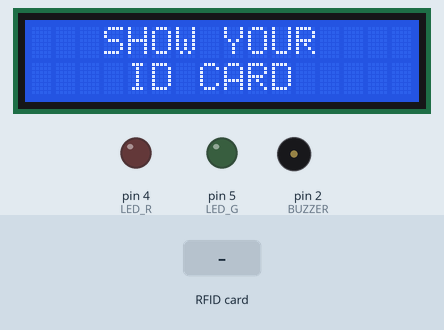
Recording of a sketch running on a simulated Arduino Uno, built with avr-gcc and run on an emulated ATmega328P. Shown: 16×2 character LCD, output pins drawn as LEDs (lit = HIGH), buzzer (waves = sounding). Inputs (shaded band) come from the test bench. Pins used as bus, display or sensor lines are not drawn; what the sketch prints to the serial monitor is not drawn.

Above: at 1.3 s.
1.4 s: RFID card 5E 7A 19 C4 held to the reader
At 1.7 s:
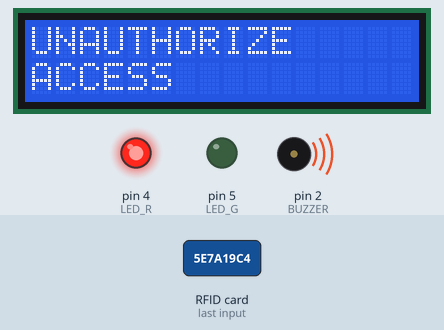
4.4 s: RFID card 53 4F 26 1C held to the reader
At 5.9 s:
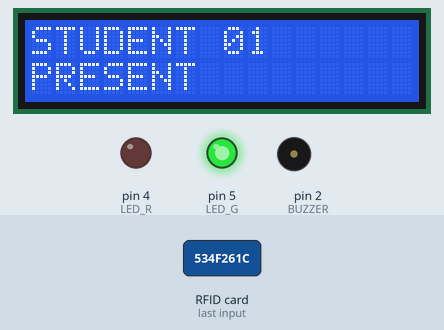
6.2 s: RFID card 81 93 40 43 held to the reader
At 8.9 s:
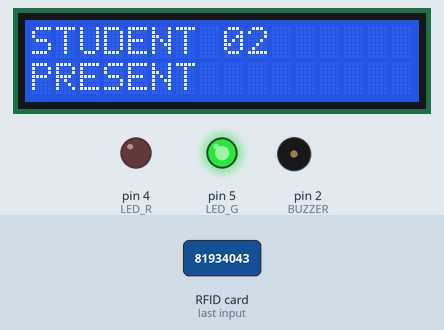
9.2 s: RFID card 91 69 3E 43 held to the reader
At 11.7 s:
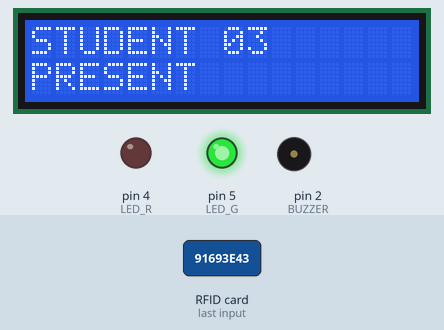
Timing chart, 0 to 15.9 s (numbered marks = the images above; inputs shaded):
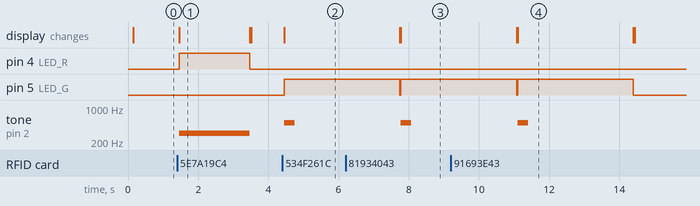

Measured:
- after the input at 1.4 s, pin 4 (LED_R): LOW → HIGH after 0.07 s, → LOW 2.0 s later; tone on pin 2 (BUZZER): silent → 300 Hz after 0.07 s, → silent 2.0 s later; the display: changes after 0.07 s (image 1)
- after the input at 4.4 s, pin 5 (LED_G): LOW → HIGH after 0.05 s; tone on pin 2 (BUZZER): silent → 500 Hz after 0.05 s, → silent 0.30 s later; the display: changes after 0.05 s (image 2)
- after the input at 6.2 s, tone on pin 2 (BUZZER): silent → 500 Hz after 1.6 s, → silent 0.30 s later
- after the input at 9.2 s, tone on pin 2 (BUZZER): silent → 500 Hz after 1.9 s, → silent 0.30 s later
- what the display in image 1 shows lasts 2.0 s, from 1.5 s to 3.5 s

The sketch:

ldr.ino
```cpp
// Techatronic.com
#include <SPI.h>
#include <MFRC522.h>
#include <Wire.h>
#include <LiquidCrystal_I2C.h>
// Set the LCD address to 0x27 for a 16 chars and 2 line display
LiquidCrystal_I2C lcd(0x27, 16, 2);
#define SS_PIN 10
#define RST_PIN 9
#define LED_G 5 //define green LED pin
#define LED_R 4 //define red LED pin
#define BUZZER 2 //buzzer pin
MFRC522 mfrc522(SS_PIN, RST_PIN);  // Create MFRC522 instance.
void setup()
{
Serial.begin(9600);  // Initiate a serial communication
SPI.begin();   // Initiate SPI bus
mfrc522.PCD_Init();  // Initiate MFRC522
lcd.begin();
lcd.backlight(); // Turn on the blacklight and print a message.
pinMode(LED_G, OUTPUT);
pinMode(LED_R, OUTPUT);
pinMode(BUZZER, OUTPUT);
noTone(BUZZER);
}
void loop()
{
// Look for new cards
if ( ! mfrc522.PICC_IsNewCardPresent())
{
lcd.setCursor(3,0);
lcd.print("SHOW YOUR");
lcd.setCursor(4,1);
lcd.print("ID CARD");
return;
}
else{
lcd.clear();
}
// Select one of the cards
if ( ! mfrc522.PICC_ReadCardSerial())
{
return;
}
//Show UID on serial monitor
Serial.print("UID tag :");
String content= "";
byte letter;
for (byte i = 0; i < mfrc522.uid.size; i++)
{
Serial.print(mfrc522.uid.uidByte[i] < 0x10 ? " 0" : " ");
Serial.print(mfrc522.uid.uidByte[i], HEX);
content.concat(String(mfrc522.uid.uidByte[i] < 0x10 ? " 0" : " "));
content.concat(String(mfrc522.uid.uidByte[i], HEX));
}
Serial.println();
content.toUpperCase();
if (content.substring(1) == "53 4F 26 1C") //change here the UID of the card/cards that you want to give access
{
lcd.print("STUDENT 01");
lcd.setCursor(0,1);
lcd.print("PRESENT");
digitalWrite(LED_G, HIGH);
tone(BUZZER, 500);
delay(300);
noTone(BUZZER);
delay(3000);
digitalWrite(LED_G, LOW);
lcd.clear();
}
else if (content.substring(1) == "81 93 40 43") //change here the UID of the card/cards that you want to give access
{
lcd.print("STUDENT 02");
lcd.setCursor(0,1);
lcd.print("PRESENT");
digitalWrite(LED_G, HIGH);
tone(BUZZER, 500);
delay(300);
noTone(BUZZER);
delay(3000);
digitalWrite(LED_G, LOW);
lcd.clear();
}
else if (content.substring(1) == "91 69 3E 43") //change here the UID of the card/cards that you want to give access
{
lcd.print("STUDENT 03");
lcd.setCursor(0,1);
lcd.print("PRESENT");
digitalWrite(LED_G, HIGH);
tone(BUZZER, 500);
delay(300);
noTone(BUZZER);
delay(3000);
digitalWrite(LED_G, LOW);
lcd.clear();
}
else  {
lcd.print("UNAUTHORIZE");
lcd.setCursor(0,1);
lcd.print("ACCESS");
digitalWrite(LED_R, HIGH);
tone(BUZZER, 300);
delay(2000);
digitalWrite(LED_R, LOW);
noTone(BUZZER);
lcd.clear();
}
}
```
